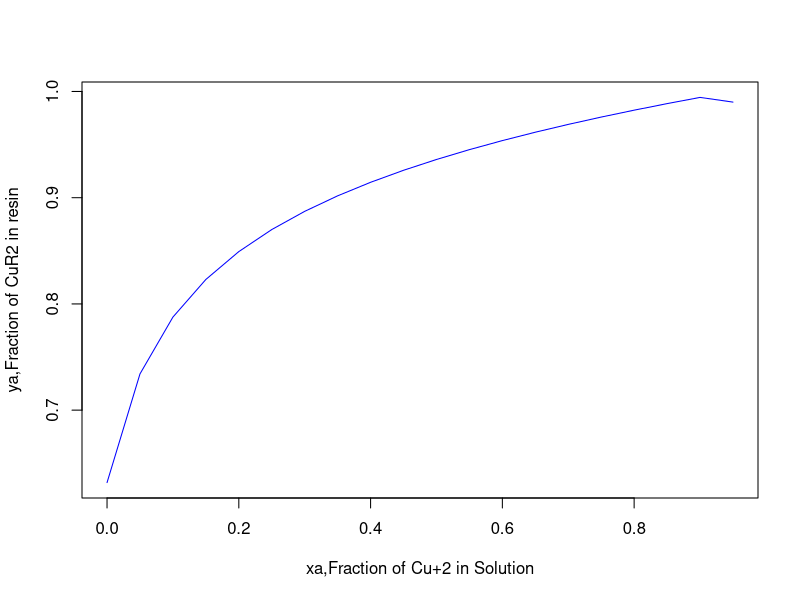

The R script that drew this image:
#page:526
KA = 1.98 
KB = 3.47 
Q = 2.4
n = 2 
C = 0.05

KAB = KB/KA 

T = KAB*Q/C 

ya = c(0,0,0,0,0,0,0,0,0,0,0,0,0,0,0,0,0,0,0,0)
require(pracma)
for (i in 1:20) {
 
  f16 = function(e) {
    
  t1 = e[1]*(1-i*0.05)**2/(i*0.05*(1-e[1])**2)- T
  
  return(c(t1)) 
  
  }
  
  e = c(0.99,1,3)
 
  ya[i] = c(fsolve(f16,e)$x) 
}

xa = c(0,0.05,0.1,0.15,0.2,0.25,0.3,0.35,0.4,0.45,0.5,0.55,0.6,0.65,0.7,0.75,0.8,0.85,0.9,0.95) 

plot(xa,ya,xlab = 'xa,Fraction of Cu+2 in Solution',ylab = 'ya,Fraction of CuR2 in resin',type = "l",col = "blue") 
